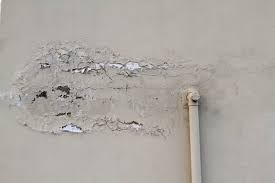
#> input picture archive/waterleak1.jpeg, 275 x 183 px; its folder holds only this picture in this run
$ python auto_label_water_damage.py
#> lines starting #> are read from the running program, lines starting #| are printed output that depends on the picture; after the words box and inside, x2 and y2 are one past the last pixel; in counts of white or black regions, pixels touching at a corner belong together
#!/usr/bin/env python3
"""
Automatically generate water damage labels using image analysis
Uses edge detection, color analysis, and contour detection to find damaged areas
"""

import os
import cv2
import numpy as np
from pathlib import Path

ARCHIVE_DIR = Path(__file__).parent.parent / "archive"
LABELS_TRAIN = Path(__file__).parent / "data" / "water_damage" / "labels" / "train"
LABELS_VAL = Path(__file__).parent / "data" / "water_damage" / "labels" / "val"

def detect_water_damage_regions(image_path):
    """
    Automatically detect potential water damage regions
    Returns list of bounding boxes (x_center, y_center, width, height) normalized 0-1
    """
    img = cv2.imread(str(image_path))
#> img is the input picture: shape (183, 275, 3); mean B, G, R 162.9, 168.2, 173.3
    if img is None:
        return []

    h, w = img.shape[:2]
#> h = 183; w = 275

    # Convert to HSV for better color detection
    hsv = cv2.cvtColor(img, cv2.COLOR_BGR2HSV)
#> hsv: shape (183, 275, 3); mean H, S, V 17.1, 15.8, 173.4

    # Detect water damage indicators:
    # 1. Dark stains (low saturation, low value in certain areas)
    # 2. Wet areas (darker regions with color shifts)
    # 3. Discoloration (unusual colors in specific areas)

    detections = []

    # Method 1: Edge detection - water damage often has edges/boundaries
    gray = cv2.cvtColor(img, cv2.COLOR_BGR2GRAY)
    edges = cv2.Canny(gray, 50, 150)
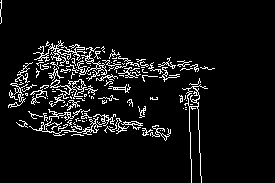
#> edges: shape (183, 275); 7.1% white in thin lines or dots, all inside (x1, y1, x2, y2) = (0, 0, 215, 183)

    # Find contours from edges
    contours, _ = cv2.findContours(edges, cv2.RETR_EXTERNAL, cv2.CHAIN_APPROX_SIMPLE)
#> contours = 120 contours, 105 with area under 20; largest, box (x1, y1, x2, y2) and area: (182, 84, 208, 183) 186, (50, 79, 87, 99) 148, (33, 40, 87, 62) 122, (77, 47, 107, 81) 91, (29, 117, 102, 136) 84

    for contour in contours:
        area = cv2.contourArea(contour)
        # Filter by size (not too small, not too large)
        if 500 < area < (h * w * 0.5):
            x, y, bw, bh = cv2.boundingRect(contour)

            # Skip if aspect ratio is too extreme (likely noise)
            if 0.2 < bw/max(bh, 1) < 5:
                # Normalize to 0-1
                x_center = (x + bw/2) / w
                y_center = (y + bh/2) / h
                width = bw / w
                height = bh / h

                # Clamp to [0, 1]
                x_center = max(0.1, min(0.9, x_center))
                y_center = max(0.1, min(0.9, y_center))
                width = max(0.05, min(0.8, width))
                height = max(0.05, min(0.8, height))

                detections.append((x_center, y_center, width, height))
#> this loop made 120 passes
#> area on passes 6, 10, 16, 18, 20, 26, 54, 60: 25, 44, 25.5, 83.5, 20.5, 34.5, 27.5, 185.5
#> after the loop, detections = []

    # Method 2: Color-based detection - water stains are often darker
    # Convert to LAB for better dark region detection
    lab = cv2.cvtColor(img, cv2.COLOR_BGR2LAB)
#> lab: shape (183, 275, 3); mean of channels 0, 1, 2 176.4, 128.9, 131.5
    l_channel = lab[:, :, 0]
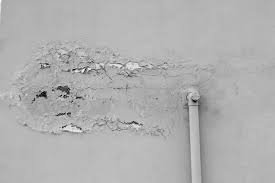
#> l_channel: shape (183, 275); min 0, max 254, mean 176.4

    # Find dark regions (potential water stains)
    _, dark_mask = cv2.threshold(l_channel, 100, 255, cv2.THRESH_BINARY_INV)
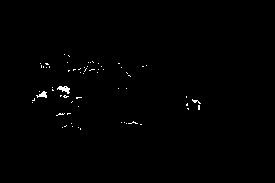
#> dark_mask: shape (183, 275); 0.56% white in thin lines or dots, all inside (x1, y1, x2, y2) = (32, 54, 201, 130)

    # Morphological operations to clean up
    kernel = cv2.getStructuringElement(cv2.MORPH_ELLIPSE, (5, 5))
    dark_mask = cv2.morphologyEx(dark_mask, cv2.MORPH_CLOSE, kernel)
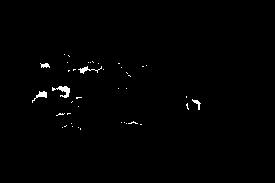
#> dark_mask: shape (183, 275); 0.76% white; 41 white regions (36 under 20 px), largest, box (x1, y1, x2, y2) and area: (52, 86, 70, 98) 97, (32, 91, 47, 103) 62, (78, 66, 102, 74) 58, (192, 99, 201, 110) 36, (40, 63, 50, 68) 33
    dark_mask = cv2.morphologyEx(dark_mask, cv2.MORPH_OPEN, kernel)
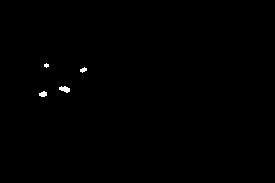
#> dark_mask: shape (183, 275); 0.26% white; 4 white regions (1 under 20 px)

    # Find contours in dark regions
    contours, _ = cv2.findContours(dark_mask, cv2.RETR_EXTERNAL, cv2.CHAIN_APPROX_SIMPLE)
#> contours = 4 contours, 2 with area under 20; largest, box (x1, y1, x2, y2) and area: (59, 86, 70, 93) 38, (39, 91, 47, 97) 26

    for contour in contours:
        area = cv2.contourArea(contour)
        if 300 < area < (h * w * 0.4):
            x, y, bw, bh = cv2.boundingRect(contour)

            if 0.2 < bw/max(bh, 1) < 5:
                x_center = (x + bw/2) / w
                y_center = (y + bh/2) / h
                width = bw / w
                height = bh / h

                x_center = max(0.1, min(0.9, x_center))
                y_center = max(0.1, min(0.9, y_center))
                width = max(0.05, min(0.8, width))
                height = max(0.05, min(0.8, height))

                # Check if this detection is far enough from existing ones (avoid duplicates)
                is_duplicate = False
                for (ox, oy, ow, oh) in detections:
                    dist = np.sqrt((x_center - ox)**2 + (y_center - oy)**2)
                    if dist < 0.1:  # Too close to existing detection
                        is_duplicate = True
                        break

                if not is_duplicate:
                    detections.append((x_center, y_center, width, height))
#> this loop made 4 passes
#> area on passes 1 to 2: 25.5, 37.5

    # If no detections found, create a few generic ones covering likely problem areas
    if not detections:
        # Top-left quadrant (common for roof/ceiling leaks)
        detections.append((0.35, 0.35, 0.4, 0.4))
        # Center (general water damage)
        detections.append((0.5, 0.5, 0.35, 0.35))

    # Limit to max 5 detections per image
    return detections[:5]

def create_auto_labels():
    """Generate YOLO format labels for all images"""
    print("🤖 Auto-generating water damage labels...")

    images = list(ARCHIVE_DIR.glob("*.jpeg")) + list(ARCHIVE_DIR.glob("*.jpg"))
    if not images:
        print("❌ No images found in archive")
        return

    split_idx = int(len(images) * 0.8)
    train_images = images[:split_idx]
    val_images = images[split_idx:]

    # Process training images
    print(f"📝 Processing {len(train_images)} training images...")
    for img_path in train_images:
        detections = detect_water_damage_regions(img_path)

        label_path = LABELS_TRAIN / (img_path.stem + ".txt")
        with open(label_path, "w") as f:
            for x_center, y_center, width, height in detections:
                # Class 0 = water_stain (generic water damage)
                f.write(f"0 {x_center:.6f} {y_center:.6f} {width:.6f} {height:.6f}\n")

        print(f"  ✅ {img_path.name}: {len(detections)} regions detected")

    # Process validation images
    print(f"📝 Processing {len(val_images)} validation images...")
    for img_path in val_images:
        detections = detect_water_damage_regions(img_path)
#> detections = [(0.35, 0.35, 0.4, 0.4), (0.5, 0.5, 0.35, 0.35)]

        label_path = LABELS_VAL / (img_path.stem + ".txt")
        with open(label_path, "w") as f:
            for x_center, y_center, width, height in detections:
                f.write(f"0 {x_center:.6f} {y_center:.6f} {width:.6f} {height:.6f}\n")
#> this loop made 2 passes

        print(f"  ✅ {img_path.name}: {len(detections)} regions detected")
#|   ✅ waterleak1.jpeg: 2 regions detected

    print("\n✅ Auto-labeling complete!")
    print("📌 Next: Run 'npm run train:water-damage' to train with auto-generated labels")

if __name__ == "__main__":
    # Ensure directories exist
    LABELS_TRAIN.mkdir(parents=True, exist_ok=True)
    LABELS_VAL.mkdir(parents=True, exist_ok=True)

    create_auto_labels()

$ run again, on archive/waterleak15.jpeg
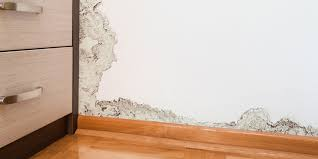
#> input picture archive/waterleak15.jpeg, 318 x 159 px
#> in detect_water_damage_regions, img is the input picture: shape (159, 318, 3); mean B, G, R 171.6, 186.5, 207
#> hsv: shape (159, 318, 3); mean H, S, V 29, 54.4, 207.6
#> in detect_water_damage_regions, `edges = cv2.Canny(gray, 50, 150)`:
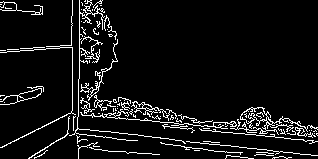
#> edges: shape (159, 318); 7.3% white in thin lines or dots
#> in detect_water_damage_regions, `contours, _ = cv2.findContours(edges, cv2.RETR_EXTERNAL, cv2.CHAIN_APP..`: contours = 82 contours, 71 with area under 20; largest, box (x1, y1, x2, y2) and area: (230, 107, 318, 135) 348, (0, 88, 42, 105) 168, (131, 101, 177, 121) 106, (80, 39, 118, 101) 98, (80, 109, 237, 129) 86
#> the loop in detect_water_damage_regions, `for contour in contours:` made 82 passes
#> area on passes 22, 30, 38, 42, 47, 54, 56: 22.5, 24.5, 86.5, 348.5, 105.5, 34, 167.5
#> after the loop in detect_water_damage_regions, `for contour in contours:`: detections = []
#> lab: shape (159, 318, 3); mean of channels 0, 1, 2 195.8, 134.2, 139
#> in detect_water_damage_regions, `dark_mask = cv2.morphologyEx(dark_mask, cv2.MORPH_OPEN, kernel)`:
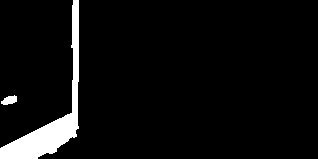
#> dark_mask: shape (159, 318); 5.4% white; 2 white regions
#> in detect_water_damage_regions, `contours, _ = cv2.findContours(dark_mask, cv2.RETR_EXTERNAL, cv2.CHAIN..`: contours = 2 contours; box (x1, y1, x2, y2) and area: (0, 0, 79, 159) 2410, (1, 95, 17, 105) 88
#> the loop in detect_water_damage_regions, `for contour in contours:` made 2 passes
#> (area, x, y, bw, bh, x_center, y_center, width) on pass 2: (2410, 0, 0, 79, 159, 0.124, 0.5, 0.248)
#> after the loop in detect_water_damage_regions, `for contour in contours:`: detections = [(0.124, 0.5, 0.248, 0.8)]
#> the loop in create_auto_labels, `for x_center, y_center, width, height in detections:` made 1 pass
#|   ✅ waterleak15.jpeg: 1 regions detected

$ run again, on archive/waterleak10.jpeg
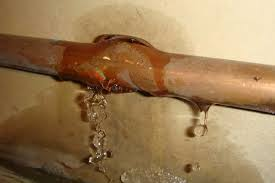
#> input picture archive/waterleak10.jpeg, 275 x 183 px
#> in detect_water_damage_regions, img is the input picture: shape (183, 275, 3); mean B, G, R 84.9, 124, 154.3
#> hsv: shape (183, 275, 3); mean H, S, V 17.1, 128.6, 154.3
#> in detect_water_damage_regions, `edges = cv2.Canny(gray, 50, 150)`:
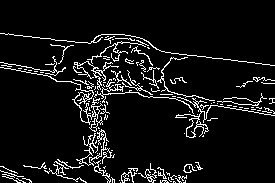
#> edges: shape (183, 275); 7.6% white in thin lines or dots, all inside (x1, y1, x2, y2) = (0, 33, 275, 183)
#> in detect_water_damage_regions, `contours, _ = cv2.findContours(edges, cv2.RETR_EXTERNAL, cv2.CHAIN_APP..`: contours = 114 contours, 103 with area under 20; largest, box (x1, y1, x2, y2) and area: (175, 97, 275, 138) 166, (0, 67, 103, 132) 166, (76, 129, 112, 166) 96, (74, 61, 119, 90) 68, (121, 168, 138, 183) 48
#> the loop in detect_water_damage_regions, `for contour in contours:` made 114 passes
#> area on passes 15, 22, 26, 37: 48, 35, 22, 95.5
#> after the loop in detect_water_damage_regions, `for contour in contours:`: detections = []
#> lab: shape (183, 275, 3); mean of channels 0, 1, 2 136.1, 135, 154
#> in detect_water_damage_regions, `dark_mask = cv2.morphologyEx(dark_mask, cv2.MORPH_OPEN, kernel)`:
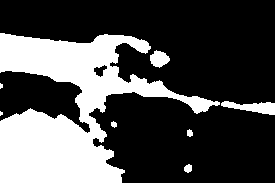
#> dark_mask: shape (183, 275); 30.1% white; 8 white regions (2 under 20 px)
#> in detect_water_damage_regions, `contours, _ = cv2.findContours(dark_mask, cv2.RETR_EXTERNAL, cv2.CHAIN..`: contours = 8 contours, 2 with area under 20; largest, box (x1, y1, x2, y2) and area: (0, 33, 220, 183) 13873, (221, 101, 275, 115) 366, (150, 50, 170, 68) 213, (184, 164, 192, 173) 43, (187, 129, 193, 137) 26, (111, 121, 117, 128) 21
#> the loop in detect_water_damage_regions, `for contour in contours:` made 8 passes
#> (area, x, y, bw, bh, x_center, y_center, width) on passes 5, 8: (365.5, 221, 101, 54, 14, 0.9, 0.59, 0.196), (13873, 0, 33, 220, 150, 0.4, 0.59, 0.8)
#> after the loop in detect_water_damage_regions, `for contour in contours:`: detections = [(0.9, 0.59, 0.196, 0.0765), (0.4, 0.59, 0.8, 0.8)]
#> the loop in create_auto_labels, `for x_center, y_center, width, height in detections:` made 2 passes
#|   ✅ waterleak10.jpeg: 2 regions detected
